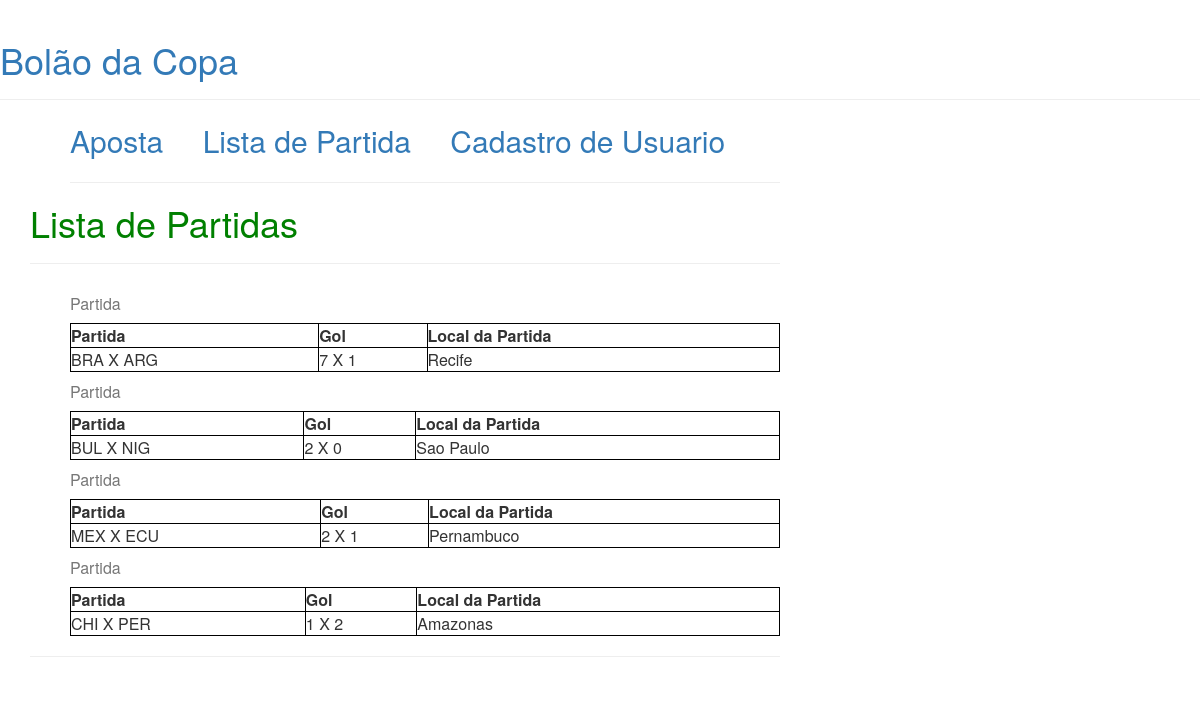
The app's page /bolao/ with its own data.
### bolao/models.py (models this page shows, shortened)
class Partida(models.Model):
    local = models.CharField(max_length=50)
    time1 = models.ForeignKey(Time, related_name='time1')
    time2 = models.ForeignKey(Time, related_name='time2')
    placar_time1 = models.IntegerField(blank=True, null=True)
    placar_time2 = models.IntegerField(blank=True, null=True)
    def __str__(self):
        return self.time1.sigla + " X " + self.time2.sigla

class Time(models.Model):
    sigla = models.CharField(max_length=3)
    nome = models.CharField(max_length=30)

### bolao/views.py (the view)
def index(request):
    partidas = Partida.objects.all()
    contexto = {'partidas': partidas}
    return render(request, 'index.html', contexto)

### bolao/templates/index.html (shortened to what this page needs)
{% extends 'base.html' %}
{% block content %}
{% if partidas %}
<head>
</head>
<ol>
	<li><a href="{% url 'aposta' %}">Aposta</a></li>
	<li><a href="{% url 'login' %}">Lista de Partida</a></li>
	<li><a href="{% url 'aposta' %}">Cadastro de Usuario</a></li>
<hr>
</ol>
<h1 style="color: green">Lista de Partidas</h1>
<hr>
    <ul>
    {% for partida in partidas %}
        <div style="border: none;">
        <table style="width:100%;border: 1px solid black;border-collapse: collapse;">
  <caption>Partida</caption>
  <tr>
    <th >Partida</th>
    <th >Gol</th>
    <th >Local da Partida</th>
  </tr>
  <tr>
    <td >{{partida}}</td>
    <td >{{partida.placar_time1}} X {{partida.placar_time2}}</td>
    <td >{{partida.local}}</td>
  </tr>
</table>
        </div>
    {% endfor %}
    </ul>
<hr>
{% else %}
    <p>Sem partidas.</p>
{% endif %}
{% endblock %}

### bolao/templates/base.html (shortened to what this page needs)
{% load staticfiles %}
<html>
    <head>
        <link rel="stylesheet" href="//maxcdn.bootstrapcdn.com/bootstrap/3.2.0/css/bootstrap.min.css">
        <link rel="stylesheet" href="//maxcdn.bootstrapcdn.com/bootstrap/3.2.0/css/bootstrap-theme.min.css">
    </head>
    <body>
        <div class="page-header">
            <h1><a href="/">Bolão da Copa</a></h1>
        </div>
        <div class="content container">
            <div class="row">
                <div class="col-md-8">
                {% block content %}
                {% endblock %}
                </div>
            </div>
        </div>
    </body>
</html>

### bolao/templates/index.html (style rules this page uses)
th ,td { border: 1px solid black;border-collapse: collapse; }
li { display: inline-block;font-size: 30px;margin-right: 5% }

### records on screen
Partida: time1+time2 "BRA X ARG", placar_time1 "7", placar_time2 "1", local "Recife"
Partida: time1+time2 "BUL X NIG", placar_time1 "2", placar_time2 "0", local "Sao Paulo"
Partida: time1+time2 "MEX X ECU", placar_time1 "2", placar_time2 "1", local "Pernambuco"
Partida: time1+time2 "CHI X PER", placar_time1 "1", placar_time2 "2", local "Amazonas"
